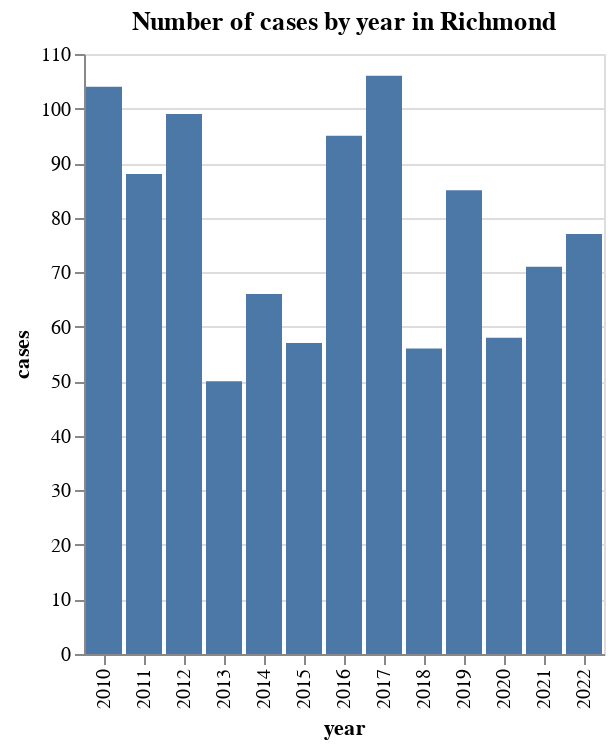

The notebook cell this image was saved under:
### Markdown cell above
#### Visualize

### Code cell
alt.Chart(annual_cases_richmond).mark_bar().encode(
    x='year:O',
    y='cases'
).properties(
    title='Number of cases by year in Richmond'
)

### Figure 1 — Vega-Lite specification as saved in the notebook (floating-point values rounded to 4 significant figures)
{"config": {"view": {"continuousWidth": 300, "continuousHeight": 300}}, "data": {"name": "data-ed34b1bc9109827be66e34909ac14f79"}, "mark": {"type": "bar"}, "encoding": {"x": {"field": "year", "type": "ordinal"}, "y": {"field": "cases", "type": "quantitative"}}, "title": "Number of cases by year in Richmond", "$schema": "https://vega.github.io/schema/vega-lite/v5.15.1.json", "datasets": {"data-ed34b1bc9109827be66e34909ac14f79": [{"year": 2010, "cases": 104}, {"year": 2011, "cases": 88}, {"year": 2012, "cases": 99}, {"year": 2013, "cases": 50}, {"year": 2014, "cases": 66}, {"year": 2015, "cases": 57}, {"year": 2016, "cases": 95}, {"year": 2017, "cases": 106}, {"year": 2018, "cases": 56}, {"year": 2019, "cases": 85}, {"year": 2020, "cases": 58}, {"year": 2021, "cases": 71}, {"year": 2022, "cases": 77}]}}
